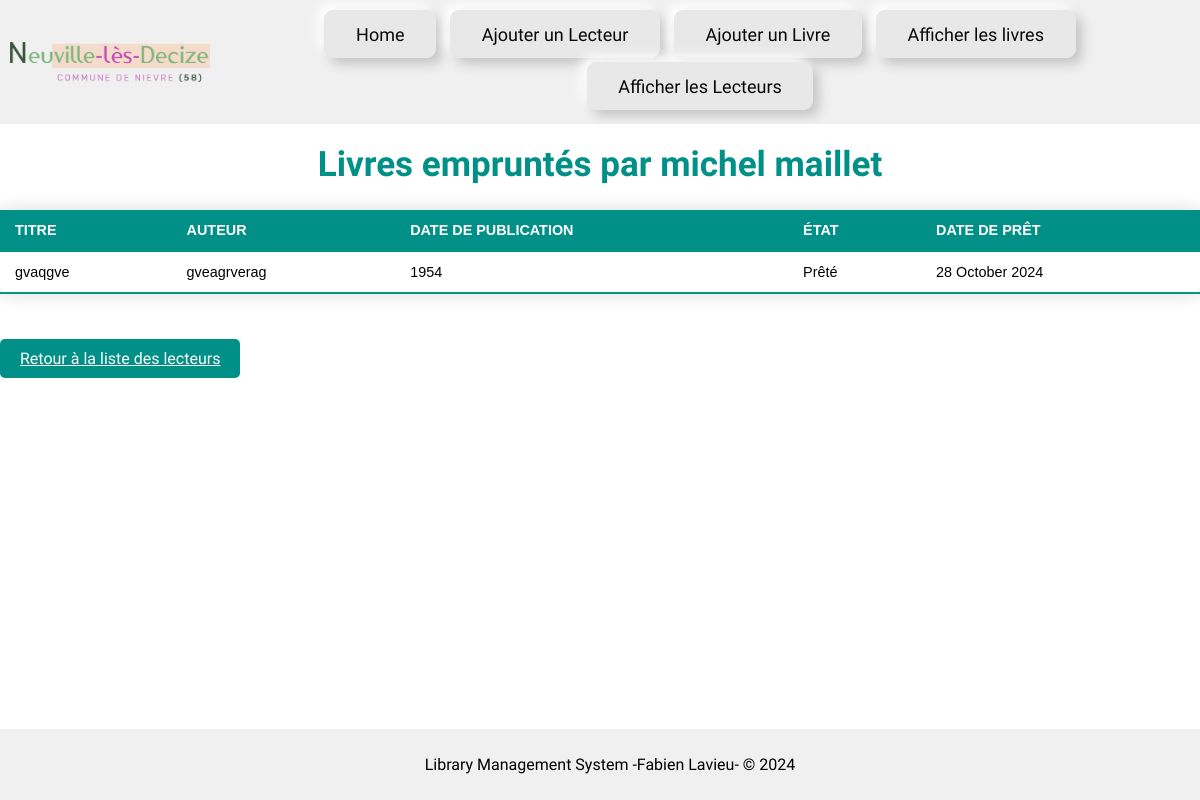
The page /lecteurs/423c6796f12c45408a621fc86ad6f25d/livres/ on the database its author committed.
### usermanagement/models.py (models this page shows, shortened)
class CustomUser(AbstractUser):
    nom = models.CharField(max_length=30)
    prenom = models.CharField(max_length=30)
    date_inscription = models.DateField(auto_now_add=True)
    telephone = models.CharField(max_length=15, null=True, blank=True)
    adresse = models.TextField(null=True, blank=True)
    username = models.UUIDField(primary_key=True, default=uuid.uuid4, editable=False)

### bibliotheque/models.py (models this page shows, shortened)
class Livre(models.Model):
    TITRE_CHOICES = [
        ('Roman', 'Roman'),
        ('Nouvelle', 'Nouvelle'),
        ('Conte', 'Conte'),
        ('Science-fiction', 'Science-fiction'),
        ('Fantaisie', 'Fantaisie'),
        ('Mystère', 'Mystère'),
        ('Policier', 'Policier'),
        ('Horreur', 'Horreur'),
        ('Biographie', 'Biographie'),
        ('Autobiographie', 'Autobiographie'),
        ('Essai', 'Essai'),
        ('Livre de référence', 'Livre de référence'),
        ('Livre de voyage', 'Livre de voyage'),
        ('Livre d\'histoire', 'Livre d\'histoire'),
        ('Livre de sciences', 'Livre de sciences'),
        ('Poésie', 'Poésie'),
        ('Science', 'Science'),
        ('Religion et spiritualité', 'Religion et spiritualité'),
        ('Arts et divertissement', 'Arts et divertissement'),
        ('Santé et bien-être', 'Santé et bien-être'),
        ('Éducation et apprentissage', 'Éducation et apprentissage'),
        ('Economie', 'Economie'),
        ('Politique et société', 'Politique et société'),
    ]
    FORMAT_CHOICES = [
        ('Poche', 'Poche'),
        ('Normal', 'Normal'),
    ]
    titre = models.CharField(max_length=200)
    auteur = models.CharField(max_length=100)
    date_publication = models.IntegerField()
    genre = models.CharField(max_length=50, choices=TITRE_CHOICES)
    date_ajout = models.DateField(auto_now_add=True)
    format = models.CharField(max_length=10, choices=FORMAT_CHOICES)
    pret = models.BooleanField(default=False)
    date_pret = models.DateField(null=True, blank=True)
    lecteur = models.ForeignKey('usermanagement.CustomUser', on_delete=models.CASCADE, related_name='livres', null=True,
                                blank=True)

### usermanagement/views.py (the view)
# urls.py: path('lecteurs/<str:username>/livres/', afficher_livres, name='afficher_livres'),
def afficher_livres(request, username):
    lecteur = get_object_or_404(CustomUser, username=username)
    livres = lecteur.livres.all()
    return render(request, 'livres.html', {'lecteur': lecteur, 'livres': livres})

### templates/livres.html (shortened to what this page needs)
{% extends 'base.html' %}
{% block content %}
<h2>Livres empruntés par {{ lecteur.prenom }} {{ lecteur.nom }}</h2>
<table>
    <thead>
        <tr>
            <th>Titre</th>
            <th>Auteur</th>
            <th>Date de publication</th>
            <th>État</th>
            <th>Date de prêt</th>
        </tr>
    </thead>
    <tbody>
        {% for livre in livres %}
            <tr>
                <td>{{ livre.titre }}</td>
                <td>{{ livre.auteur }}</td>
                <td>{{ livre.date_publication }}</td>
                <td>{{ livre.pret|yesno:"Prêté, Disponible" }}</td>
                <td>
                    {% if livre.date_pret %}
                        {{ livre.date_pret|date:"d F Y" }}
                    {% else %}
                        Non prêté
                    {% endif %}
                </td>
            </tr>
        {% empty %}
            <tr>
                <td colspan="5">Aucun livre trouvé.</td>
            </tr>
        {% endfor %}
    </tbody>
</table>
<a href="{% url 'afficher_lecteurs' %}" class="search-button">Retour à la liste des lecteurs</a>
{% endblock %}

### templates/base.html (style rules this page uses)
body { font-family: 'Asap Condensed', sans-serif; margin: 0; padding: 0; }

### templates/livres.html (style rules this page uses)
table { width: 100%; border-collapse: collapse; margin: 25px 0; font-size: 0.9em; font-family: sans-serif; min-width: 400px; box-shadow: 0 0 20px rgba(0, 0, 0, 0.15); border-radius: 8px; }
th, td { padding: 12px 15px; text-align: left; border-bottom: 1px solid #009879; }
th { background-color: #009087; color: #ffffff; text-transform: uppercase; }
tr:last-of-type { border-bottom: 2px solid #009879; }
h2 { text-align: center; font-size: 35px; color: #009087; animation: fadeIn 1s ease-in-out, bounce 0.5s ease; margin: 20px 0; font-weight: bold; transition: color 0.5s ease; }
.search-button { display: inline-block; padding: 10px 20px; background-color: #009087; color: white; border: none; border-radius: 5px; cursor: pointer; text-align: center; margin: 20px 0; }

### rows shown on the page
CustomUser: prenom "michel", nom "maillet"
Livre: titre "gvaqgve", auteur "gveagrverag", date_publication "1954", pret "Prêté", date_pret "28 October 2024"
